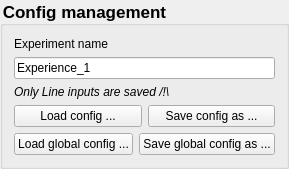
      <widget class="QGroupBox" name="groupBox_Experiment">
       <property name="sizePolicy">
        <sizepolicy hsizetype="Expanding" vsizetype="Expanding">
         <horstretch>0</horstretch>
         <verstretch>0</verstretch>
        </sizepolicy>
       </property>
       <property name="styleSheet">
        <string notr="true">QGroupBox
{
	
	font-size: 13pt;
    font-weight: bold;
}
</string>
       </property>
       <property name="title">
        <string>Config management</string>
       </property>
       <layout class="QGridLayout" name="gridLayout_3">
        <item row="0" column="0">
         <widget class="QLabel" name="label">
          <property name="toolTip">
           <string>Name of the current experiment</string>
          </property>
          <property name="statusTip">
           <string/>
          </property>
          <property name="text">
           <string>Experiment name</string>
          </property>
         </widget>
        </item>
        <item row="4" column="0">
         <layout class="QHBoxLayout" name="horizontalLayout_3">
          <item>
           <widget class="QPushButton" name="pushButton_LoadFile">
            <property name="text">
             <string>Load config ...</string>
            </property>
           </widget>
          </item>
          <item>
           <widget class="QPushButton" name="pushButton_SaveAs">
            <property name="text">
             <string>Save config as ...</string>
            </property>
           </widget>
          </item>
         </layout>
        </item>
        <item row="2" column="0">
         <widget class="QLabel" name="label_27">
          <property name="font">
           <font>
            <italic>true</italic>
           </font>
          </property>
          <property name="text">
           <string>Only Line inputs are saved /!\</string>
          </property>
         </widget>
        </item>
        <item row="5" column="0">
         <layout class="QHBoxLayout" name="horizontalLayout_4">
          <property name="rightMargin">
           <number>0</number>
          </property>
          <property name="bottomMargin">
           <number>0</number>
          </property>
          <item>
           <widget class="QPushButton" name="pushButton_LoadFileGlobal">
            <property name="text">
             <string>Load global config ...</string>
            </property>
           </widget>
          </item>
          <item>
           <widget class="QPushButton" name="pushButton_SaveAsGlobal">
            <property name="text">
             <string>Save global config as ...</string>
            </property>
           </widget>
          </item>
         </layout>
        </item>
        <item row="1" column="0">
         <widget class="QLineEdit" name="lineExp">
          <property name="toolTip">
           <string>Name of the current experiment</string>
          </property>
          <property name="text">
           <string>Experience_1</string>
          </property>
         </widget>
        </item>
       </layout>
      </widget>
